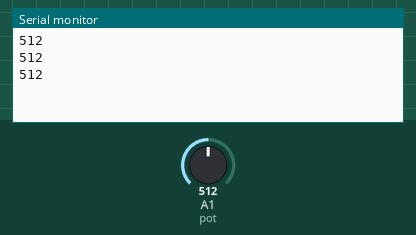
This sketch was run on a simulated Arduino Uno, built with avr-gcc and run on an emulated ATmega328P. Shown: the last lines printed to the serial monitor. The test bench sets the inputs (shaded band); at power-on: A1 (pot) = 512.

Above: at 1.8 s.
1.9 s: A1 (pot) set to 716
At 2.4 s:
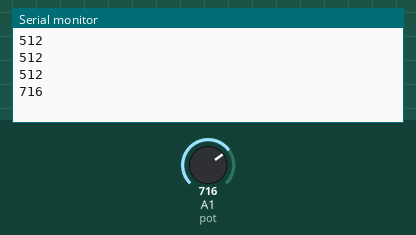
3.4 s: A1 (pot) set to 900
At 3.9 s:
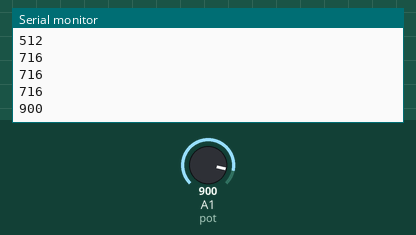
Timing chart, 0 to 6.4 s (numbered marks = the images above; inputs shaded):
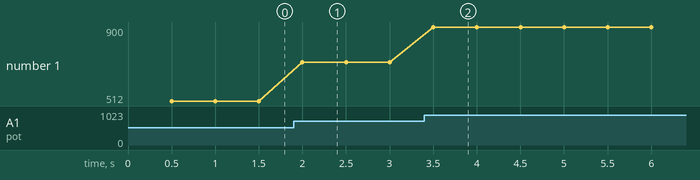

The sketch:

ejemplo_potenciometro.ino
```cpp
/*
Este Programa es para probar la funcionalidad de un potenciometro
utilizando salida y entrada analoga.

By Alberto Marun
*/

//Declaraciones de Variables
//const int led = 3;
const int pot = A1;
int brillo;

void setup(){
Serial.begin(9600);

//pinMode(led, OUTPUT); // Declaramos el led como salida
// Los Pines analogicos se declaran de forma predeterminada como entrada
}

void loop()
{
// Aqui leemos el potenciometro y lo dividimos entre 4
//ya que su maximo valor es 1023 y debemos llegar a valores de 255
//por la maxima que soporta el analogWrite del Led

// Aqui escribimos el valor en el pin 3 donde esta el Led
//analogWrite(led, brillo);


delay(500);
// En el Serial Monitor pueden ver el valor que le da el Potenciometro
  Serial.println (analogRead(pot));
}
```

Measured:
- after the input at 1.9 s, the serial monitor: prints a new line after 0.10 s (image 1)
- after the input at 3.4 s, the serial monitor: prints a new line after 0.10 s (image 2)
- plotted number 1: 512 → 716 after the input at 1.9 s, 716 → 900 after the input at 3.4 s
